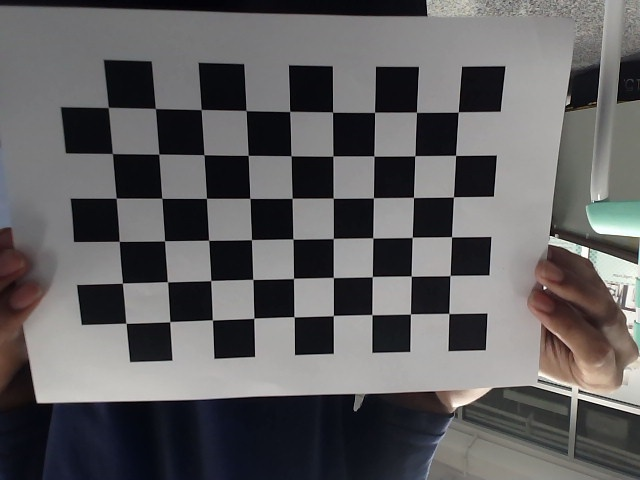
#> input picture images/saved_img_0.jpg, 640 x 480 px; its folder holds only this picture in this run
$ python cameraCalibration.py
#> lines starting #> are read from the running program, lines starting #| are printed output that depends on the picture; after the words box and inside, x2 and y2 are one past the last pixel; in counts of white or black regions, pixels touching at a corner belong together; long printed decimals are rounded
#!/usr/bin/env python

import cv2
import numpy as np
import os
import glob

# Defining the dimensions of the checkerboard
CHECKERBOARD = (6, 9)
criteria = (cv2.TERM_CRITERIA_EPS + cv2.TERM_CRITERIA_MAX_ITER, 30, 0.001)

# Vectors to store 3D points (object points) and 2D points (image points)
objpoints = []
imgpoints = []

# Defining world coordinates for 3D points
objp = np.zeros((CHECKERBOARD[0] * CHECKERBOARD[1], 3), np.float32)
objp[:, :2] = np.mgrid[0:CHECKERBOARD[0], 0:CHECKERBOARD[1]].T.reshape(-1, 2)

# Extracting paths of images
images = glob.glob('./images/*.jpg')

# Processing each image
for fname in images:
    img = cv2.imread(fname)
#> img is the input picture: shape (480, 640, 3); mean B, G, R 95.9, 95, 96.2
    if img is None:
        print(f"Image {fname} could not be loaded.")
        continue

    gray = cv2.cvtColor(img, cv2.COLOR_BGR2GRAY)
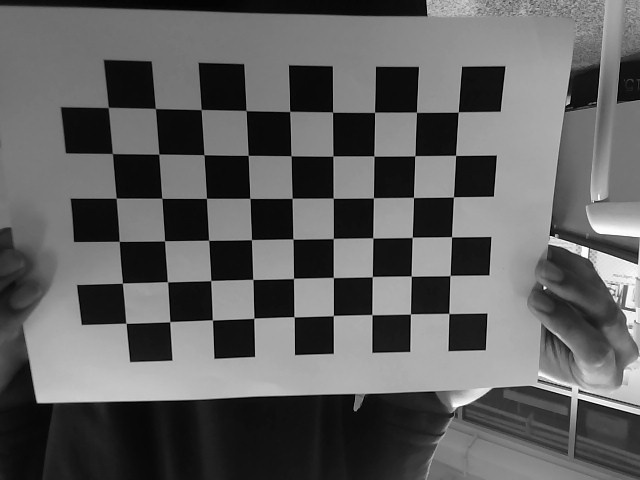
#> gray: shape (480, 640); min 0, max 255, mean 95.4

    # Find the chessboard corners
    ret, corners = cv2.findChessboardCorners(
        gray, CHECKERBOARD, cv2.CALIB_CB_ADAPTIVE_THRESH +
        cv2.CALIB_CB_FAST_CHECK + cv2.CALIB_CB_NORMALIZE_IMAGE)
#> ret = True; corners = 54 rows, first 8: [458.3, 112], [455.6, 155.3], [453.5, 196.9], [451.5, 236.8], [450, 275.5], [448.8, 313.5], [416.4, 112.3], [414.8, 155.7]

    # If corners are found, refine the pixel coordinates
    if ret:
        objpoints.append(objp)
        corners2 = cv2.cornerSubPix(gray, corners, (11, 11), (-1, -1), criteria)
#> corners2 = 54 rows, first 8: [458.2, 112], [455.5, 155.4], [453.4, 196.9], [451.5, 236.7], [450, 275.5], [448.8, 313.5], [416.5, 112.3], [414.8, 155.7]
        imgpoints.append(corners2)

        # Draw and display the corners
        img = cv2.drawChessboardCorners(img, CHECKERBOARD, corners2, ret)
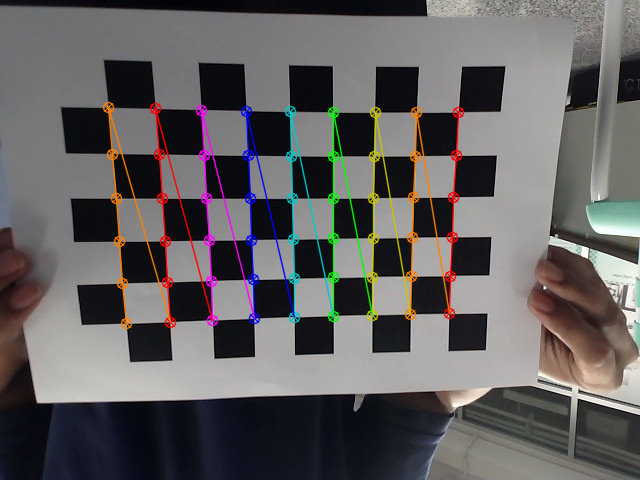
#> img: shape (480, 640, 3); 4.86% of pixels changed, all inside (x1, y1, x2, y2) = (102, 101, 465, 330)
        cv2.imshow('img', img)
        cv2.waitKey(500)  # Display the image for 500ms
    else:
        print(f"Corners not found in image {fname}")

cv2.destroyAllWindows()

# Ensure that at least one valid image was processed
if len(objpoints) > 0 and len(imgpoints) > 0:
    # Get the image size from the last processed image
    h, w = gray.shape[:2]
#> h = 480; w = 640

    # Perform camera calibration
    ret, mtx, dist, rvecs, tvecs = cv2.calibrateCamera(objpoints, imgpoints, (w, h), None, None)
#> ret = 0.18; mtx = [[550.1, 0, 352.6], [0, 551.5, 262.2], [0, 0, 1]]; dist = [[0.351, -0.952, 0.00646, 0.00721, 1.07]]; rvecs = ([0.076, -0.24, 1.56],); tvecs = ([2.51, -3.58, 13.48],)

    # Print calibration results
    print("Camera matrix: \n", mtx)
#| Camera matrix:
#|  [[550.092   0.         352.551]
#|  [  0.         551.496 262.182]
#|  [  0.           0.           1.        ]]
    print("Distortion coefficients: \n", dist)
#| Distortion coefficients:
#|  [[ 0.3512 -0.9518  0.006462  0.007213  1.069]]
    print("Rotation vectors: \n", rvecs)
#| Rotation vectors:
#|  (array([[ 0.07601],
#|        [-0.2401],
#|        [ 1.556 ]]),)
    print("Translation vectors: \n", tvecs)
#| Translation vectors:
#|  (array([[ 2.509 ],
#|        [-3.583],
#|        [13.477]]),)
else:
    print("No valid images were processed for calibration.")

# Save the camera calibration result for future use
np.savez('calibration_data.npz', mtx=mtx, dist=dist, rvecs=rvecs, tvecs=tvecs)

$ run again, on images/saved_img_12.jpg
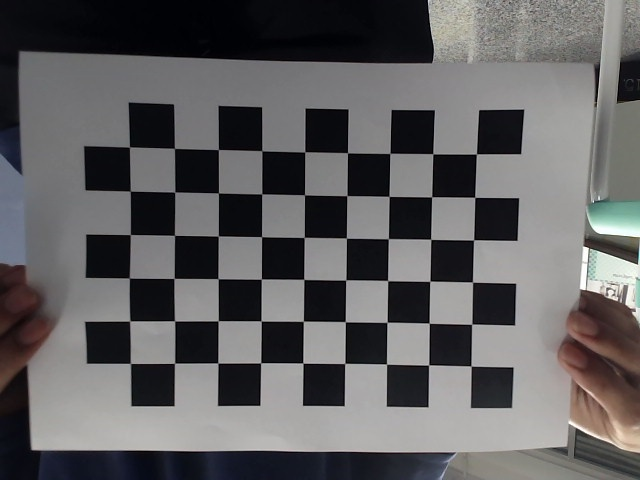
#> input picture images/saved_img_12.jpg, 640 x 480 px
#> img is the input picture: shape (480, 640, 3); mean B, G, R 96.1, 95, 96.1
#> `gray = cv2.cvtColor(img, cv2.COLOR_BGR2GRAY)`:
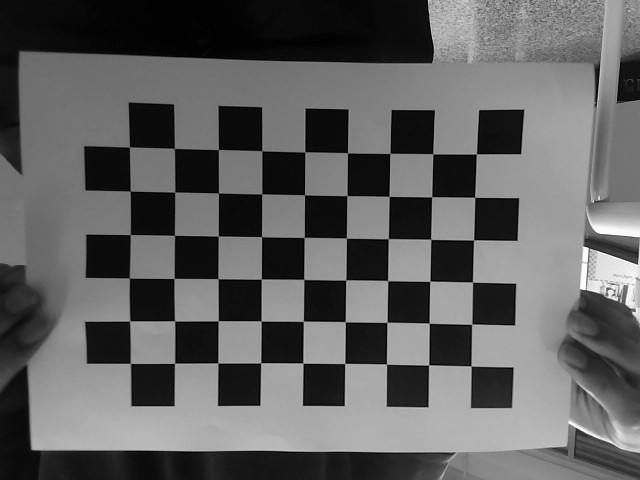
#> gray: shape (480, 640); min 0, max 255, mean 95.4
#> `ret, corners = cv2.findChessboardCorners( gray, CHECKERBOARD, cv2.CALI..`: ret = True; corners = 54 rows, first 8: [476.5, 154], [474.8, 197.4], [473.7, 239.9], [472.5, 282], [471.8, 324.1], [471, 366], [432.9, 153.8], [431.7, 196.8]
#> corners2 = 54 rows, first 8: [476.4, 153.9], [474.7, 197.3], [473.6, 239.9], [472.5, 282.1], [471.7, 324.2], [471, 366], [432.8, 153.8], [431.7, 196.8]
#> `img = cv2.drawChessboardCorners(img, CHECKERBOARD, corners2, ret)`:
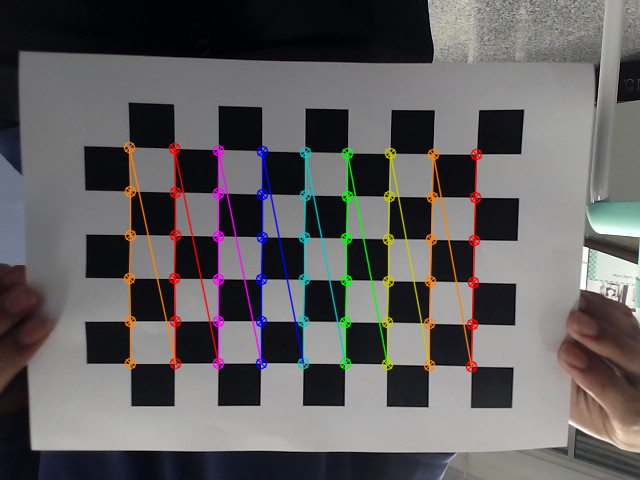
#> img: shape (480, 640, 3); 4.96% of pixels changed, all inside (x1, y1, x2, y2) = (123, 141, 483, 373)
#> `ret, mtx, dist, rvecs, tvecs = cv2.calibrateCamera(objpoints, imgpoint..`: ret = 0.293; mtx = [[629.3, 0, 407.3], [0, 625.8, 272.9], [0, 0, 1]]; dist = [[0.179, 0.42, 0.00802, 0.0277, -1.68]]; rvecs = ([0.0207, -0.0725, 1.59],); tvecs = ([1.58, -2.78, 14.8],)
#| Camera matrix:
#|  [[629.272   0.         407.324]
#|  [  0.         625.802 272.934]
#|  [  0.           0.           1.        ]]
#| Distortion coefficients:
#|  [[ 0.1794  0.4197  0.008024  0.02767 -1.682]]
#| Rotation vectors:
#|  (array([[ 0.0207],
#|        [-0.07251],
#|        [ 1.587]]),)
#| Translation vectors:
#|  (array([[ 1.584],
#|        [-2.782],
#|        [14.801]]),)

$ run again, on images/saved_img_13.jpg
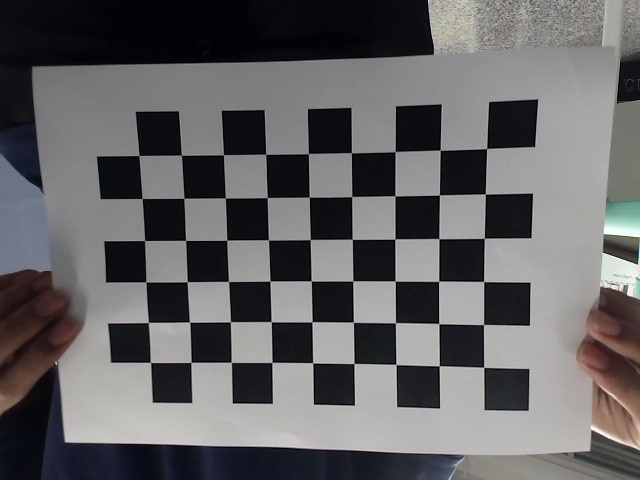
#> input picture images/saved_img_13.jpg, 640 x 480 px
#> img is the input picture: shape (480, 640, 3); mean B, G, R 99.7, 98.4, 99.5
#> `ret, corners = cv2.findChessboardCorners( gray, CHECKERBOARD, cv2.CALI..`: ret = True; corners = 54 rows, first 8: [486.6, 148.6], [485.3, 194.1], [484.3, 238.3], [483.7, 281.6], [483.5, 324.6], [483.7, 367.1], [440.1, 150.1], [439.4, 194.9]
#> corners2 = 54 rows, first 8: [486.6, 148.5], [485.3, 194], [484.3, 238.3], [483.6, 281.5], [483.5, 324.5], [483.7, 367.3], [440.2, 150.2], [439.4, 195]
#> `img = cv2.drawChessboardCorners(img, CHECKERBOARD, corners2, ret)`:
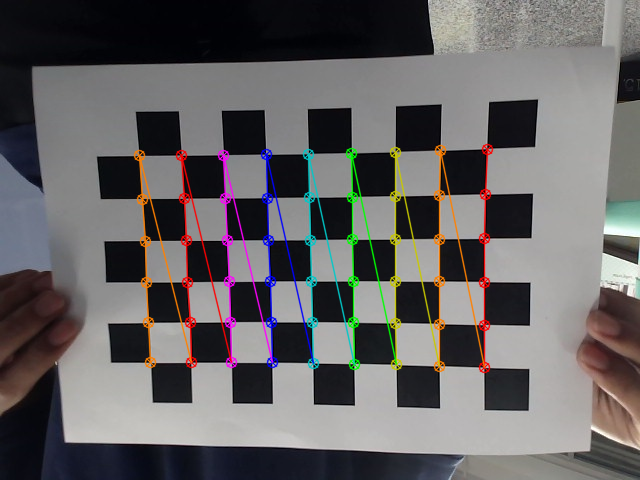
#> img: shape (480, 640, 3); 4.93% of pixels changed, all inside (x1, y1, x2, y2) = (133, 143, 494, 374)
#> `ret, mtx, dist, rvecs, tvecs = cv2.calibrateCamera(objpoints, imgpoint..`: ret = 0.219; mtx = [[610.5, 0, 351.2], [0, 607.7, 270.1], [0, 0, 1]]; dist = [[0.437, -2.37, 0.0113, 0.012, 7.27]]; rvecs = ([0.181, -0.0329, 1.56],); tvecs = ([2.98, -2.71, 13.85],)
#| Camera matrix:
#|  [[610.534   0.         351.208]
#|  [  0.         607.656 270.087 ]
#|  [  0.           0.           1.        ]]
#| Distortion coefficients:
#|  [[ 0.4373  -2.368  0.01126  0.01198    7.267]]
#| Rotation vectors:
#|  (array([[ 0.1807],
#|        [-0.03294],
#|        [ 1.560]]),)
#| Translation vectors:
#|  (array([[ 2.983],
#|        [-2.713],
#|        [13.848]]),)
